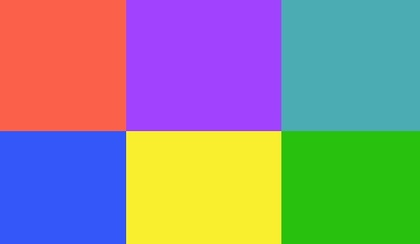
%> input picture hw3.jpg, 420 x 244 px, shrunk from 506 x 294 before the run
$ octave --eval "color_extract;"   (GNU Octave 9; MATLAB toolbox functions it lacks are replaced by stand-ins)
%> lines starting %> are read from the running program, lines starting %| are printed output that depends on the picture
function color_extract()

%read image
I = imread('hw3.jpg');
%> I is the input picture: size 244x420x3 uint8; mean R, G, B 141.7, 141.5, 138.8
%convert to HSV
hsv_image = rgb2hsv(I);
%> hsv_image: size 244x420x3 double; mean H, S, V 0.409, 0.75, 0.896

height = size(hsv_image, 1);
%> height = 244
width = size(hsv_image, 2);
%> width = 420

%detect red color
for i=1:height
    for j=1:width
        if hsv_image(i,j, 1) >= 0.0 && hsv_image(i,j, 1) <= 0.03 && hsv_image(i,j, 2) ~= 0 || hsv_image(i,j, 1) > 0.85
        else
            %make others gray
            hsv_image(i, j, 1) = 0.62;
            hsv_image(i, j, 2) = 0;
            hsv_image(i, j, 3) = 0.6;
        end
    end
end
%> hsv_image: size 244x420x3 double; mean H, S, V 0.526, 0.113, 0.661
%display
J = hsv2rgb(hsv_image);
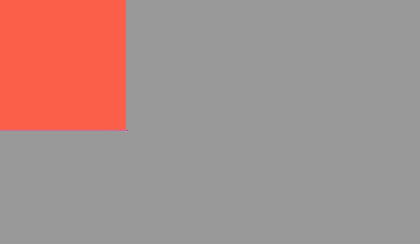
%> J: size 244x420x3 double; mean R, G, B 0.661, 0.564, 0.551
figure; imshow(J);

hsv_image = rgb2hsv(I);

%detect magenta color
for i=1:height
    for j=1:width
        if hsv_image(i,j, 1) >= 0.7 && hsv_image(i,j, 1) <= 0.9 && hsv_image(i,j, 2) ~= 0
        else
            %make others gray
            hsv_image(i, j, 1) = 0.62;
            hsv_image(i, j, 2) = 0;
            hsv_image(i, j, 3) = 0.6;
        end
    end
end
%> hsv_image: size 244x420x3 double; mean H, S, V 0.646, 0.146, 0.677

%display
J = hsv2rgb(hsv_image);
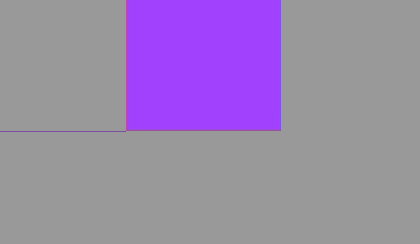
%> J: size 244x420x3 double; mean R, G, B 0.606, 0.532, 0.677
figure; imshow(J);

hsv_image = rgb2hsv(I);

%detect blue color
for i=1:height
    for j=1:width
        if  hsv_image(i,j, 1) >= 0.45 && hsv_image(i,j, 1) <= 0.54 && hsv_image(i,j, 2) ~= 0
        else
            %make others gray
            hsv_image(i, j, 1) = 0.62;
            hsv_image(i, j, 2) = 0;
            hsv_image(i, j, 3) = 0.6;
        end
    end
end
%> hsv_image: size 244x420x3 double; mean H, S, V 0.601, 0.101, 0.618

%display
J = hsv2rgb(hsv_image);
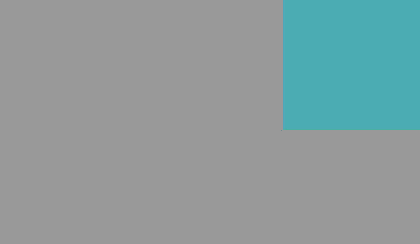
%> J: size 244x420x3 double; mean R, G, B 0.547, 0.613, 0.618
figure; imshow(J);

hsv_image = rgb2hsv(I);

%detect dark blue color
for i=1:height
    for j=1:width
        if hsv_image(i,j, 1) >= 0.6 && hsv_image(i,j, 1) <= 0.7333 && hsv_image(i,j, 2) ~= 0
        else
            %make others gray
            hsv_image(i, j, 1) = 0.62;
            hsv_image(i, j, 2) = 0;
            hsv_image(i, j, 3) = 0.6;
        end
    end
end
%> hsv_image: size 244x420x3 double; mean H, S, V 0.623, 0.11, 0.652

%display
J = hsv2rgb(hsv_image);
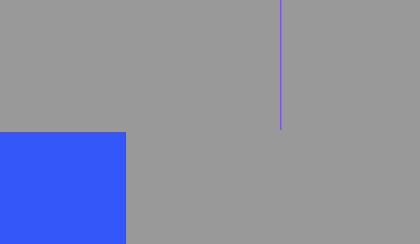
%> J: size 244x420x3 double; mean R, G, B 0.545, 0.564, 0.652
figure; imshow(J);

hsv_image = rgb2hsv(I);

%detect yellow color
for i=1:height
    for j=1:width
        if hsv_image(i,j, 1) >= 0.15 && hsv_image(i,j, 1) <= 0.2 && hsv_image(i,j, 2) ~= 0
        else
            %make others gray
            hsv_image(i, j, 1) = 0.62;
            hsv_image(i, j, 2) = 0;
            hsv_image(i, j, 3) = 0.6;
        end
    end
end
%> hsv_image: size 244x420x3 double; mean H, S, V 0.543, 0.136, 0.663

%display
J = hsv2rgb(hsv_image);
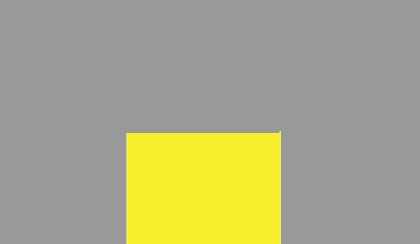
%> J: size 244x420x3 double; mean R, G, B 0.663, 0.657, 0.53
figure; imshow(J);

hsv_image = rgb2hsv(I);

%detect green color
for i=1:height
    for j=1:width
        if hsv_image(i,j, 1) >= 0.2 && hsv_image(i,j, 1) <= 0.39 && hsv_image(i,j, 2) ~= 0
        else
            %make others gray
            hsv_image(i, j, 1) = 0.62;
            hsv_image(i, j, 2) = 0;
            hsv_image(i, j, 3) = 0.6;
        end
    end
end
%> hsv_image: size 244x420x3 double; mean H, S, V 0.572, 0.142, 0.624

J = hsv2rgb(hsv_image);
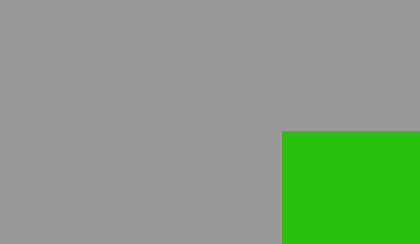
%> J: size 244x420x3 double; mean R, G, B 0.533, 0.624, 0.517
figure; imshow(J);

return
